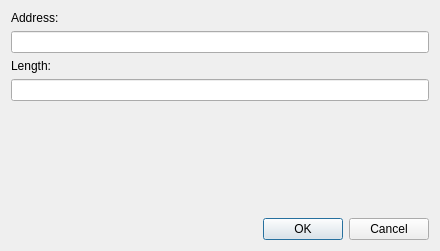
<?xml version="1.0" encoding="UTF-8"?>
<ui version="4.0">
 <class>IDAngrAddMem</class>
 <widget class="QDialog" name="IDAngrAddMem">
  <property name="geometry">
   <rect>
    <x>0</x>
    <y>0</y>
    <width>440</width>
    <height>251</height>
   </rect>
  </property>
  <property name="windowTitle">
   <string>Add Symbolic Memory</string>
  </property>
  <layout class="QGridLayout" name="gridLayout_2">
   <item row="0" column="0">
    <layout class="QGridLayout" name="gridLayout">
     <item row="0" column="0">
      <widget class="QLabel" name="label">
       <property name="text">
        <string>Address:</string>
       </property>
      </widget>
     </item>
     <item row="1" column="0">
      <widget class="QLineEdit" name="addrTextEdit"/>
     </item>
     <item row="2" column="0">
      <widget class="QLabel" name="label_2">
       <property name="text">
        <string>Length:</string>
       </property>
      </widget>
     </item>
     <item row="3" column="0">
      <widget class="QLineEdit" name="lenTextEdit"/>
     </item>
    </layout>
   </item>
   <item row="1" column="0">
    <spacer name="verticalSpacer">
     <property name="orientation">
      <enum>Qt::Vertical</enum>
     </property>
     <property name="sizeHint" stdset="0">
      <size>
       <width>20</width>
       <height>79</height>
      </size>
     </property>
    </spacer>
   </item>
   <item row="2" column="0">
    <widget class="QDialogButtonBox" name="buttonBox">
     <property name="orientation">
      <enum>Qt::Horizontal</enum>
     </property>
     <property name="standardButtons">
      <set>QDialogButtonBox::Cancel|QDialogButtonBox::Ok</set>
     </property>
    </widget>
   </item>
  </layout>
 </widget>
 <resources/>
 <connections>
  <connection>
   <sender>buttonBox</sender>
   <signal>accepted()</signal>
   <receiver>IDAngrAddMem</receiver>
   <slot>accept()</slot>
   <hints>
    <hint type="sourcelabel">
     <x>248</x>
     <y>254</y>
    </hint>
    <hint type="destinationlabel">
     <x>157</x>
     <y>274</y>
    </hint>
   </hints>
  </connection>
  <connection>
   <sender>buttonBox</sender>
   <signal>rejected()</signal>
   <receiver>IDAngrAddMem</receiver>
   <slot>reject()</slot>
   <hints>
    <hint type="sourcelabel">
     <x>316</x>
     <y>260</y>
    </hint>
    <hint type="destinationlabel">
     <x>286</x>
     <y>274</y>
    </hint>
   </hints>
  </connection>
 </connections>
</ui>
